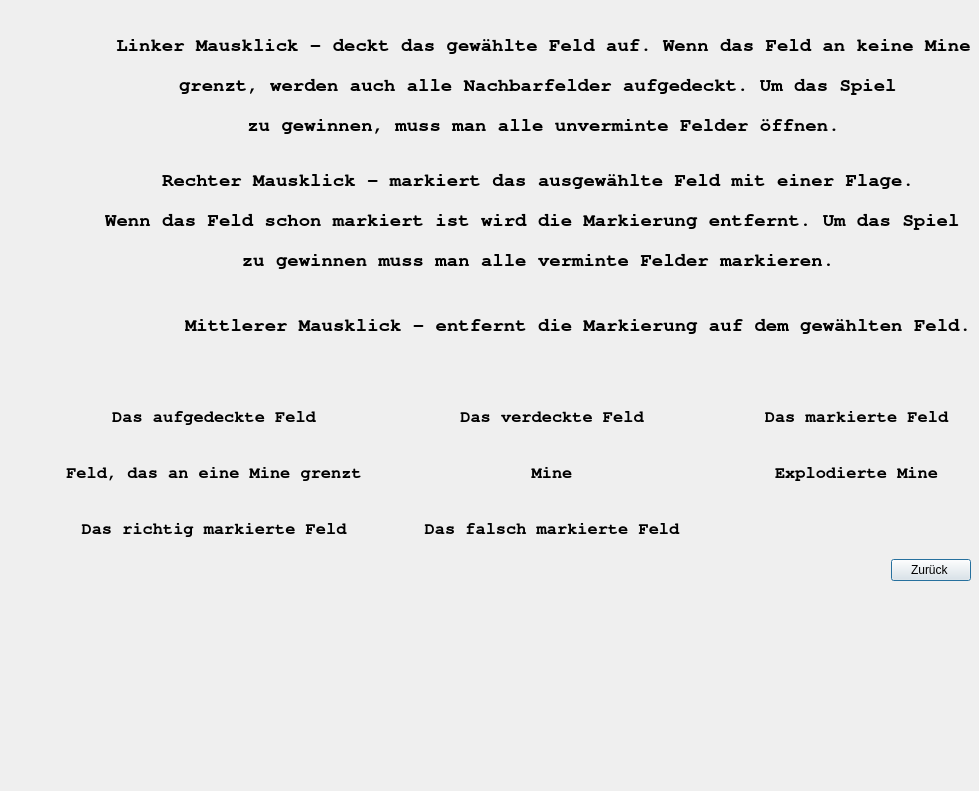
<?xml version="1.0" encoding="UTF-8"?>
<ui version="4.0">
 <class>HelpDialog</class>
 <widget class="QDialog" name="HelpDialog">
  <property name="geometry">
   <rect>
    <x>0</x>
    <y>0</y>
    <width>979</width>
    <height>791</height>
   </rect>
  </property>
  <property name="windowTitle">
   <string>Dialog</string>
  </property>
  <widget class="QWidget" name="verticalLayoutWidget">
   <property name="geometry">
    <rect>
     <x>10</x>
     <y>10</y>
     <width>961</width>
     <height>571</height>
    </rect>
   </property>
   <layout class="QVBoxLayout" name="verticalLayout" stretch="10,10,10,1,10,1">
    <item>
     <layout class="QHBoxLayout" name="horizontalLayout">
      <item>
       <widget class="QLabel" name="label">
        <property name="sizePolicy">
         <sizepolicy hsizetype="Fixed" vsizetype="Fixed">
          <horstretch>0</horstretch>
          <verstretch>0</verstretch>
         </sizepolicy>
        </property>
        <property name="minimumSize">
         <size>
          <width>70</width>
          <height>90</height>
         </size>
        </property>
        <property name="maximumSize">
         <size>
          <width>70</width>
          <height>90</height>
         </size>
        </property>
        <property name="text">
         <string/>
        </property>
        <property name="pixmap">
         <pixmap resource="resources.qrc">:/resources/icons/lmc.png</pixmap>
        </property>
        <property name="scaledContents">
         <bool>true</bool>
        </property>
        <property name="wordWrap">
         <bool>false</bool>
        </property>
       </widget>
      </item>
      <item>
       <spacer name="horizontalSpacer_3">
        <property name="orientation">
         <enum>Qt::Horizontal</enum>
        </property>
        <property name="sizeHint" stdset="0">
         <size>
          <width>40</width>
          <height>20</height>
         </size>
        </property>
       </spacer>
      </item>
      <item>
       <widget class="QLabel" name="label_4">
        <property name="sizePolicy">
         <sizepolicy hsizetype="Fixed" vsizetype="Preferred">
          <horstretch>0</horstretch>
          <verstretch>0</verstretch>
         </sizepolicy>
        </property>
        <property name="font">
         <font>
          <family>Nimbus Mono PS</family>
          <pointsize>14</pointsize>
          <bold>true</bold>
         </font>
        </property>
        <property name="text">
         <string>&lt;html&gt;&lt;head/&gt;&lt;body&gt;&lt;p&gt;Linker Mausklick - deckt das gewählte Feld auf. Wenn das Feld an keine Mine&lt;/p&gt;&lt;p&gt;grenzt, werden auch alle Nachbarfelder aufgedeckt. Um das Spiel &lt;/p&gt;&lt;p&gt;zu gewinnen, muss man alle unverminte Felder öffnen.&lt;/p&gt;&lt;/body&gt;&lt;/html&gt;</string>
        </property>
        <property name="scaledContents">
         <bool>false</bool>
        </property>
        <property name="alignment">
         <set>Qt::AlignCenter</set>
        </property>
        <property name="wordWrap">
         <bool>false</bool>
        </property>
        <property name="margin">
         <number>0</number>
        </property>
        <property name="indent">
         <number>-1</number>
        </property>
       </widget>
      </item>
     </layout>
    </item>
    <item>
     <layout class="QHBoxLayout" name="horizontalLayout_2">
      <item>
       <widget class="QLabel" name="label_2">
        <property name="sizePolicy">
         <sizepolicy hsizetype="Fixed" vsizetype="Fixed">
          <horstretch>0</horstretch>
          <verstretch>0</verstretch>
         </sizepolicy>
        </property>
        <property name="minimumSize">
         <size>
          <width>70</width>
          <height>90</height>
         </size>
        </property>
        <property name="maximumSize">
         <size>
          <width>70</width>
          <height>90</height>
         </size>
        </property>
        <property name="text">
         <string/>
        </property>
        <property name="pixmap">
         <pixmap resource="resources.qrc">:/resources/icons/rmc.png</pixmap>
        </property>
        <property name="scaledContents">
         <bool>true</bool>
        </property>
       </widget>
      </item>
      <item>
       <spacer name="horizontalSpacer_2">
        <property name="orientation">
         <enum>Qt::Horizontal</enum>
        </property>
        <property name="sizeHint" stdset="0">
         <size>
          <width>40</width>
          <height>20</height>
         </size>
        </property>
       </spacer>
      </item>
      <item>
       <widget class="QLabel" name="label_6">
        <property name="sizePolicy">
         <sizepolicy hsizetype="Fixed" vsizetype="Fixed">
          <horstretch>0</horstretch>
          <verstretch>0</verstretch>
         </sizepolicy>
        </property>
        <property name="font">
         <font>
          <family>Nimbus Mono PS</family>
          <pointsize>14</pointsize>
          <bold>true</bold>
         </font>
        </property>
        <property name="text">
         <string>&lt;html&gt;&lt;head/&gt;&lt;body&gt;&lt;p&gt;Rechter Mausklick - markiert das ausgewählte Feld mit einer Flage.&lt;/p&gt;&lt;p&gt;Wenn das Feld schon markiert ist wird die Markierung entfernt. Um das Spiel &lt;/p&gt;&lt;p&gt;zu gewinnen muss man alle verminte Felder markieren.&lt;/p&gt;&lt;/body&gt;&lt;/html&gt;</string>
        </property>
        <property name="textFormat">
         <enum>Qt::MarkdownText</enum>
        </property>
        <property name="scaledContents">
         <bool>false</bool>
        </property>
        <property name="alignment">
         <set>Qt::AlignCenter</set>
        </property>
        <property name="wordWrap">
         <bool>false</bool>
        </property>
        <property name="margin">
         <number>0</number>
        </property>
        <property name="indent">
         <number>-1</number>
        </property>
       </widget>
      </item>
     </layout>
    </item>
    <item>
     <layout class="QHBoxLayout" name="horizontalLayout_3">
      <item>
       <widget class="QLabel" name="label_3">
        <property name="sizePolicy">
         <sizepolicy hsizetype="Fixed" vsizetype="Fixed">
          <horstretch>0</horstretch>
          <verstretch>0</verstretch>
         </sizepolicy>
        </property>
        <property name="minimumSize">
         <size>
          <width>70</width>
          <height>90</height>
         </size>
        </property>
        <property name="maximumSize">
         <size>
          <width>70</width>
          <height>90</height>
         </size>
        </property>
        <property name="text">
         <string/>
        </property>
        <property name="pixmap">
         <pixmap resource="resources.qrc">:/resources/icons/mmc.png</pixmap>
        </property>
        <property name="scaledContents">
         <bool>true</bool>
        </property>
       </widget>
      </item>
      <item>
       <spacer name="horizontalSpacer">
        <property name="orientation">
         <enum>Qt::Horizontal</enum>
        </property>
        <property name="sizeHint" stdset="0">
         <size>
          <width>40</width>
          <height>20</height>
         </size>
        </property>
       </spacer>
      </item>
      <item>
       <widget class="QLabel" name="label_5">
        <property name="sizePolicy">
         <sizepolicy hsizetype="Fixed" vsizetype="Fixed">
          <horstretch>0</horstretch>
          <verstretch>0</verstretch>
         </sizepolicy>
        </property>
        <property name="font">
         <font>
          <family>Nimbus Mono PS</family>
          <pointsize>14</pointsize>
          <italic>false</italic>
          <bold>true</bold>
         </font>
        </property>
        <property name="text">
         <string>Mittlerer Mausklick - entfernt die Markierung auf dem gewählten Feld.</string>
        </property>
        <property name="scaledContents">
         <bool>false</bool>
        </property>
        <property name="alignment">
         <set>Qt::AlignCenter</set>
        </property>
        <property name="wordWrap">
         <bool>false</bool>
        </property>
        <property name="margin">
         <number>0</number>
        </property>
        <property name="indent">
         <number>-1</number>
        </property>
       </widget>
      </item>
     </layout>
    </item>
    <item>
     <spacer name="verticalSpacer">
      <property name="orientation">
       <enum>Qt::Vertical</enum>
      </property>
      <property name="sizeHint" stdset="0">
       <size>
        <width>20</width>
        <height>40</height>
       </size>
      </property>
     </spacer>
    </item>
    <item>
     <layout class="QGridLayout" name="gridLayout">
      <item row="1" column="0">
       <layout class="QHBoxLayout" name="horizontalLayout_6">
        <item>
         <widget class="QLabel" name="label_7">
          <property name="sizePolicy">
           <sizepolicy hsizetype="Fixed" vsizetype="Fixed">
            <horstretch>0</horstretch>
            <verstretch>0</verstretch>
           </sizepolicy>
          </property>
          <property name="minimumSize">
           <size>
            <width>50</width>
            <height>50</height>
           </size>
          </property>
          <property name="maximumSize">
           <size>
            <width>50</width>
            <height>50</height>
           </size>
          </property>
          <property name="text">
           <string/>
          </property>
          <property name="pixmap">
           <pixmap resource="resources.qrc">:/resources/icons/number_1.png</pixmap>
          </property>
          <property name="scaledContents">
           <bool>true</bool>
          </property>
         </widget>
        </item>
        <item>
         <widget class="QLabel" name="label_16">
          <property name="font">
           <font>
            <family>Nimbus Mono PS</family>
            <pointsize>13</pointsize>
            <bold>true</bold>
           </font>
          </property>
          <property name="text">
           <string>Feld, das an eine Mine grenzt</string>
          </property>
          <property name="alignment">
           <set>Qt::AlignCenter</set>
          </property>
         </widget>
        </item>
       </layout>
      </item>
      <item row="0" column="2">
       <layout class="QHBoxLayout" name="horizontalLayout_10">
        <item>
         <widget class="QLabel" name="label_10">
          <property name="sizePolicy">
           <sizepolicy hsizetype="Fixed" vsizetype="Fixed">
            <horstretch>0</horstretch>
            <verstretch>0</verstretch>
           </sizepolicy>
          </property>
          <property name="minimumSize">
           <size>
            <width>50</width>
            <height>50</height>
           </size>
          </property>
          <property name="maximumSize">
           <size>
            <width>50</width>
            <height>50</height>
           </size>
          </property>
          <property name="text">
           <string/>
          </property>
          <property name="pixmap">
           <pixmap resource="resources.qrc">:/resources/icons/flag.png</pixmap>
          </property>
          <property name="scaledContents">
           <bool>true</bool>
          </property>
         </widget>
        </item>
        <item>
         <widget class="QLabel" name="label_21">
          <property name="font">
           <font>
            <family>Nimbus Mono PS</family>
            <pointsize>13</pointsize>
            <bold>true</bold>
           </font>
          </property>
          <property name="text">
           <string>Das markierte Feld</string>
          </property>
          <property name="alignment">
           <set>Qt::AlignCenter</set>
          </property>
         </widget>
        </item>
       </layout>
      </item>
      <item row="1" column="2">
       <layout class="QHBoxLayout" name="horizontalLayout_11">
        <item>
         <widget class="QLabel" name="label_14">
          <property name="sizePolicy">
           <sizepolicy hsizetype="Fixed" vsizetype="Fixed">
            <horstretch>0</horstretch>
            <verstretch>0</verstretch>
           </sizepolicy>
          </property>
          <property name="minimumSize">
           <size>
            <width>50</width>
            <height>50</height>
           </size>
          </property>
          <property name="maximumSize">
           <size>
            <width>50</width>
            <height>50</height>
           </size>
          </property>
          <property name="text">
           <string/>
          </property>
          <property name="pixmap">
           <pixmap resource="resources.qrc">:/resources/icons/exploded_mine.png</pixmap>
          </property>
          <property name="scaledContents">
           <bool>true</bool>
          </property>
         </widget>
        </item>
        <item>
         <widget class="QLabel" name="label_22">
          <property name="font">
           <font>
            <family>Nimbus Mono PS</family>
            <pointsize>13</pointsize>
            <bold>true</bold>
           </font>
          </property>
          <property name="text">
           <string>Explodierte Mine</string>
          </property>
          <property name="alignment">
           <set>Qt::AlignCenter</set>
          </property>
         </widget>
        </item>
       </layout>
      </item>
      <item row="1" column="1">
       <layout class="QHBoxLayout" name="horizontalLayout_8">
        <item>
         <widget class="QLabel" name="label_9">
          <property name="sizePolicy">
           <sizepolicy hsizetype="Fixed" vsizetype="Fixed">
            <horstretch>0</horstretch>
            <verstretch>0</verstretch>
           </sizepolicy>
          </property>
          <property name="minimumSize">
           <size>
            <width>50</width>
            <height>50</height>
           </size>
          </property>
          <property name="maximumSize">
           <size>
            <width>50</width>
            <height>50</height>
           </size>
          </property>
          <property name="text">
           <string/>
          </property>
          <property name="pixmap">
           <pixmap resource="resources.qrc">:/resources/icons/mine.png</pixmap>
          </property>
          <property name="scaledContents">
           <bool>true</bool>
          </property>
         </widget>
        </item>
        <item>
         <widget class="QLabel" name="label_19">
          <property name="font">
           <font>
            <family>Nimbus Mono PS</family>
            <pointsize>13</pointsize>
            <bold>true</bold>
           </font>
          </property>
          <property name="text">
           <string>Mine</string>
          </property>
          <property name="alignment">
           <set>Qt::AlignCenter</set>
          </property>
         </widget>
        </item>
       </layout>
      </item>
      <item row="0" column="0">
       <layout class="QHBoxLayout" name="horizontalLayout_5">
        <item>
         <widget class="QLabel" name="label_8">
          <property name="sizePolicy">
           <sizepolicy hsizetype="Fixed" vsizetype="Fixed">
            <horstretch>0</horstretch>
            <verstretch>0</verstretch>
           </sizepolicy>
          </property>
          <property name="minimumSize">
           <size>
            <width>50</width>
            <height>50</height>
           </size>
          </property>
          <property name="maximumSize">
           <size>
            <width>50</width>
            <height>50</height>
           </size>
          </property>
          <property name="text">
           <string/>
          </property>
          <property name="pixmap">
           <pixmap resource="resources.qrc">:/resources/icons/opened_cell.png</pixmap>
          </property>
          <property name="scaledContents">
           <bool>true</bool>
          </property>
         </widget>
        </item>
        <item>
         <widget class="QLabel" name="label_15">
          <property name="font">
           <font>
            <family>Nimbus Mono PS</family>
            <pointsize>13</pointsize>
            <bold>true</bold>
           </font>
          </property>
          <property name="text">
           <string>Das aufgedeckte Feld</string>
          </property>
          <property name="alignment">
           <set>Qt::AlignCenter</set>
          </property>
         </widget>
        </item>
       </layout>
      </item>
      <item row="0" column="1">
       <layout class="QHBoxLayout" name="horizontalLayout_9">
        <item>
         <widget class="QLabel" name="label_13">
          <property name="sizePolicy">
           <sizepolicy hsizetype="Fixed" vsizetype="Fixed">
            <horstretch>0</horstretch>
            <verstretch>0</verstretch>
           </sizepolicy>
          </property>
          <property name="minimumSize">
           <size>
            <width>50</width>
            <height>50</height>
           </size>
          </property>
          <property name="maximumSize">
           <size>
            <width>50</width>
            <height>50</height>
           </size>
          </property>
          <property name="text">
           <string/>
          </property>
          <property name="pixmap">
           <pixmap resource="resources.qrc">:/resources/icons/covered_cell.png</pixmap>
          </property>
          <property name="scaledContents">
           <bool>true</bool>
          </property>
         </widget>
        </item>
        <item>
         <widget class="QLabel" name="label_17">
          <property name="font">
           <font>
            <family>Nimbus Mono PS</family>
            <pointsize>13</pointsize>
            <bold>true</bold>
           </font>
          </property>
          <property name="text">
           <string>Das verdeckte Feld</string>
          </property>
          <property name="alignment">
           <set>Qt::AlignCenter</set>
          </property>
         </widget>
        </item>
       </layout>
      </item>
      <item row="2" column="0">
       <layout class="QHBoxLayout" name="horizontalLayout_7">
        <item>
         <widget class="QLabel" name="label_11">
          <property name="sizePolicy">
           <sizepolicy hsizetype="Fixed" vsizetype="Fixed">
            <horstretch>0</horstretch>
            <verstretch>0</verstretch>
           </sizepolicy>
          </property>
          <property name="minimumSize">
           <size>
            <width>50</width>
            <height>50</height>
           </size>
          </property>
          <property name="maximumSize">
           <size>
            <width>50</width>
            <height>50</height>
           </size>
          </property>
          <property name="text">
           <string/>
          </property>
          <property name="pixmap">
           <pixmap resource="resources.qrc">:/resources/icons/right_mark.png</pixmap>
          </property>
          <property name="scaledContents">
           <bool>true</bool>
          </property>
         </widget>
        </item>
        <item>
         <widget class="QLabel" name="label_18">
          <property name="font">
           <font>
            <family>Nimbus Mono PS</family>
            <pointsize>13</pointsize>
            <bold>true</bold>
           </font>
          </property>
          <property name="text">
           <string>Das richtig markierte Feld</string>
          </property>
          <property name="alignment">
           <set>Qt::AlignCenter</set>
          </property>
         </widget>
        </item>
       </layout>
      </item>
      <item row="2" column="1">
       <layout class="QHBoxLayout" name="horizontalLayout_12">
        <item>
         <widget class="QLabel" name="label_12">
          <property name="sizePolicy">
           <sizepolicy hsizetype="Fixed" vsizetype="Fixed">
            <horstretch>0</horstretch>
            <verstretch>0</verstretch>
           </sizepolicy>
          </property>
          <property name="minimumSize">
           <size>
            <width>50</width>
            <height>50</height>
           </size>
          </property>
          <property name="maximumSize">
           <size>
            <width>50</width>
            <height>50</height>
           </size>
          </property>
          <property name="text">
           <string/>
          </property>
          <property name="pixmap">
           <pixmap resource="resources.qrc">:/resources/icons/wrong_mark.png</pixmap>
          </property>
          <property name="scaledContents">
           <bool>true</bool>
          </property>
         </widget>
        </item>
        <item>
         <widget class="QLabel" name="label_20">
          <property name="font">
           <font>
            <family>Nimbus Mono PS</family>
            <pointsize>13</pointsize>
            <bold>true</bold>
           </font>
          </property>
          <property name="text">
           <string>Das falsch markierte Feld</string>
          </property>
          <property name="alignment">
           <set>Qt::AlignCenter</set>
          </property>
         </widget>
        </item>
       </layout>
      </item>
     </layout>
    </item>
    <item>
     <layout class="QHBoxLayout" name="horizontalLayout_4">
      <item>
       <spacer name="horizontalSpacer_4">
        <property name="orientation">
         <enum>Qt::Horizontal</enum>
        </property>
        <property name="sizeHint" stdset="0">
         <size>
          <width>40</width>
          <height>20</height>
         </size>
        </property>
       </spacer>
      </item>
      <item>
       <widget class="QPushButton" name="goBackButton">
        <property name="text">
         <string>Zurück </string>
        </property>
        <property name="icon">
         <iconset resource="resources.qrc">
          <normaloff>:/resources/icons/arrow-go-back.png</normaloff>:/resources/icons/arrow-go-back.png</iconset>
        </property>
       </widget>
      </item>
     </layout>
    </item>
   </layout>
  </widget>
 </widget>
 <resources>
  <include location="resources.qrc"/>
 </resources>
 <connections/>
</ui>
